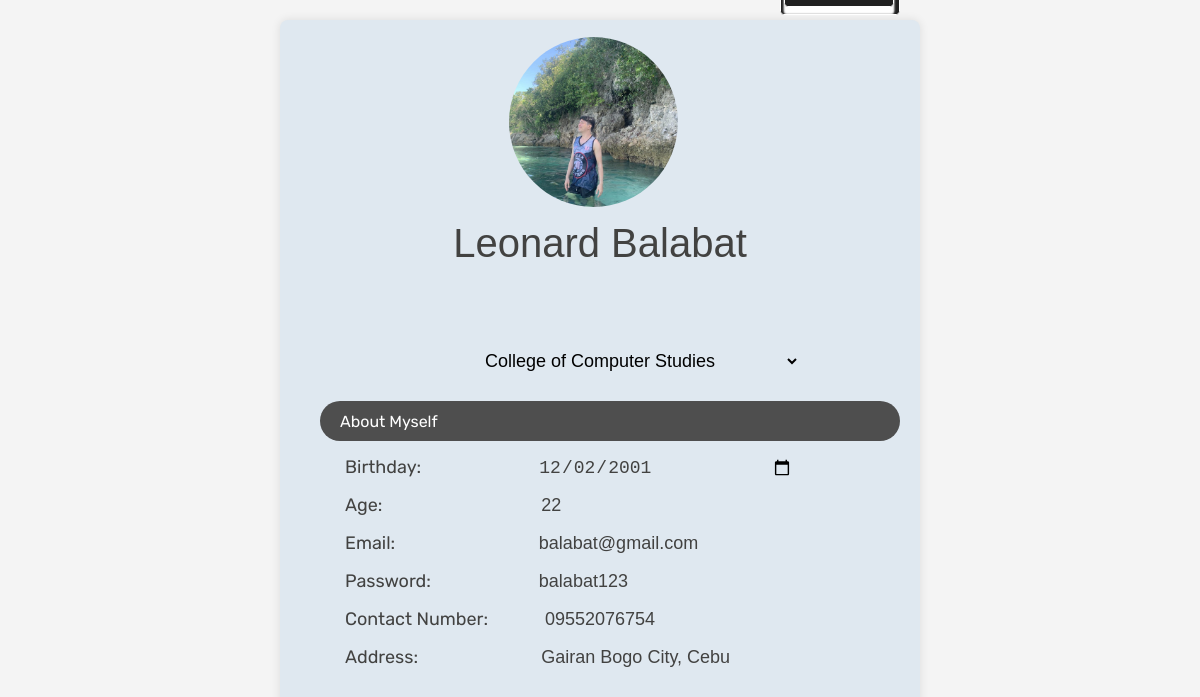
Screenshot of /CRMC_SYSTEM/updateTeacher.php?teacherID=22 with the database file from the repository.
### tables this page shows
CREATE TABLE `teacher` (
  `teacherID` int(11) NOT NULL,
  `firstName` varchar(50) NOT NULL,
  `lastName` varchar(50) NOT NULL,
  `photo` varchar(100) NOT NULL,
  `birthdate` date NOT NULL,
  `age` int(11) NOT NULL,
  `email` varchar(50) NOT NULL,
  `password` varchar(50) NOT NULL,
  `contact` varchar(15) NOT NULL,
  `address` varchar(100) NOT NULL,
  `departmentID` int(11) NOT NULL,
  `courseID` int(11) NOT NULL,
  `subjectID` int(11) NOT NULL
);

### CRMC_SYSTEM/updateTeacher.php (the view, shortened to what this page needs)
<?php
if ($_SERVER["REQUEST_METHOD"] == "GET" && isset($_GET['teacherID'])) {
    $teacherID = $_GET['teacherID'];
    $conn = new Connection();
    $pdo = $conn->openConnection();
    $stmt = $pdo->prepare("SELECT * FROM teacher WHERE teacherID = ?");
    $stmt->execute([$teacherID]);
    $teacher = $stmt->fetch(PDO::FETCH_ASSOC);
} else {
    header("Location: teacherInfo.php");
    exit();
}
$stmtCourse = $pdo->query("SELECT * FROM department");
$courseses = $stmtCourse->fetchAll(PDO::FETCH_ASSOC);
?>
<!DOCTYPE html>
<html lang="en">
<head>
</head>
<body>
<form method="POST" action="updateTeacher.php" enctype="multipart/form-data">
    <div class="header">
    <div class="form-header">
    <div class="form-header">
    <input type="text" style="width: 100%;" name="fullName" value="<?= $teacher['firstName'] . ' ' . $teacher['lastName'] ?>">
</div>
    </div>
    </div>
    <div class="main-content">
        <div class="circle">About Myself</div>
<div class="container">
        <label for="">Birthday:</label>
        <input style="margin-left: 22%;" id="birthdate" type="date" onchange="calculateAge();" name="birthdate" value="<?= $teacher['birthdate'] ?>">
    </div>
    <div class="container">
        <label for="">Age:</label>
        <input style="margin-left: 30%;" id="age" type="number" name="age" value="<?= $teacher['age'] ?>">
    </div>
    <div class="container">
        <label for="">Email:</label>
        <input style="margin-left: 27%;" type="text" name="email" value="<?= $teacher['email'] ?>">
    </div>
    <div class="container">
        <label for="">Password:</label>
        <input type="text" style="margin-left: 20%;" name="password" value="<?= $teacher['password'] ?>">
    </div>
    <div class="container">
        <label for="">Contact Number:</label>
        <input style="margin-left: 10%;" type="text" name="contact" value="<?= $teacher['contact'] ?>">
    </div>
    <div class="container">
        <label for="">Address:</label>
        <input style="margin-left: 23%;" type="text" name="address" value="<?= $teacher['address'] ?>">
    </div>
   </div>
   <div class="account">
    <div style="position: relative; top: 10px;" class="fcontainer">
    <select name="departmentID" onchange="updateCourseID(this)">
        <?php foreach ($courseses as $department): ?>
            <?php if ($teacher['departmentID'] == $department['departmentID']): ?>
                <option value="<?= $department['departmentID']; ?>" selected><?= $department['departmentName']; ?></option>
            <?php else: ?>
                <option value="<?= $department['departmentID']; ?>"><?= $department['departmentName']; ?></option>
            <?php endif; ?>
        <?php endforeach; ?>
    </select>
    </div>
</div>
    <div class="photo">
            <label for="updateLogoInput" class="add-logo-button">
                <img src="<?= $teacher['photo']; ?>" alt="Department Logo" class="add-logo-preview" id="updateLogoPreview">
            </label>
        </div>
    <button name="updateteacher"><span> Update</span></button>
    </form>
</body>
</html>

### CRMC_SYSTEM/updateTeacher.php (style rules this page uses)
body { font-family: 'Rubik', sans-serif; background-color: #f4f4f4; margin: 0; padding: 0; height: 100vh; color: #424241; }
input { border: none; background: transparent; font-size: 16px; width: 20%; color: #424241; }
.header { position: relative; top: 170px; left: 0; }
.form-header { width: 100%; display: flex; justify-content: center; }
.form-header input { font-size: 40px; text-align: center; }
form { background-color: #dfe8f0; padding: 30px 20px; border-radius: 8px; box-shadow: 0 0 10px rgba(0, 0, 0, 0.1); width: 50%; margin: 20px auto; height: 85vh; }
.main-content { padding: 0 20px; }
.circle { margin-top: 38vh; background: #4e4e4e; height: 5vh; width: 100%; display: flex; align-items: center; color: #fff; padding-left: 20px; border-radius: 30px; }
.fcontainer,.container { margin: 20px 25px 10px 25px; }
.container { margin-top: 15px; }
.fcontainer input, .container input { width: 50%; font-size: 18px; z-index: 999; }
.account { height: 10vh; width: 50%; position: absolute; top: 39%; left: 38%; }
.account select { border: none; background: transparent; font-size: 18px; }
.photo { position: absolute; top: 0; width: 0; right: 58%; }
label { font-size: 18px; }
.add-logo-button { display: inline-block; padding: 5px; color: #fff; border: none; border-radius: 50%; cursor: pointer; }
.add-logo-preview { max-width: 170px; max-height: 170px; margin-top: 8px; border-radius: 50%; }
button { padding: 0.1em 0.25em; width: 10em; height: 4.2em; background-color: #212121; border: 0.08em solid #fff; border-radius: 0.3em; font-size: 12px; cursor: pointer; position: relative; bottom:105%; left: 80%; }
button span { position: relative; display: flex; justify-content: center; align-items: center; bottom: 0.4em; width: 6em; height: 2.5em; background-color: #212121; border-radius: 0.2em; font-size: 1.5em; color: #fff; border: 0.08em solid #fff; box-shadow: 0 0.4em 0.1em 0.019em #fff; }
button span:not(hover) { transition: all 1s; }

### rows the page displays
teacher: fullName "Leonard Balabat", birthdate "12/02/2001", age "22", email "balabat@gmail.com", password "balabat123", contact "09552076754", address "Gairan Bogo City, Cebu", photo (picture)

### other values shown
form field departmentID "College of Computer Studies"
